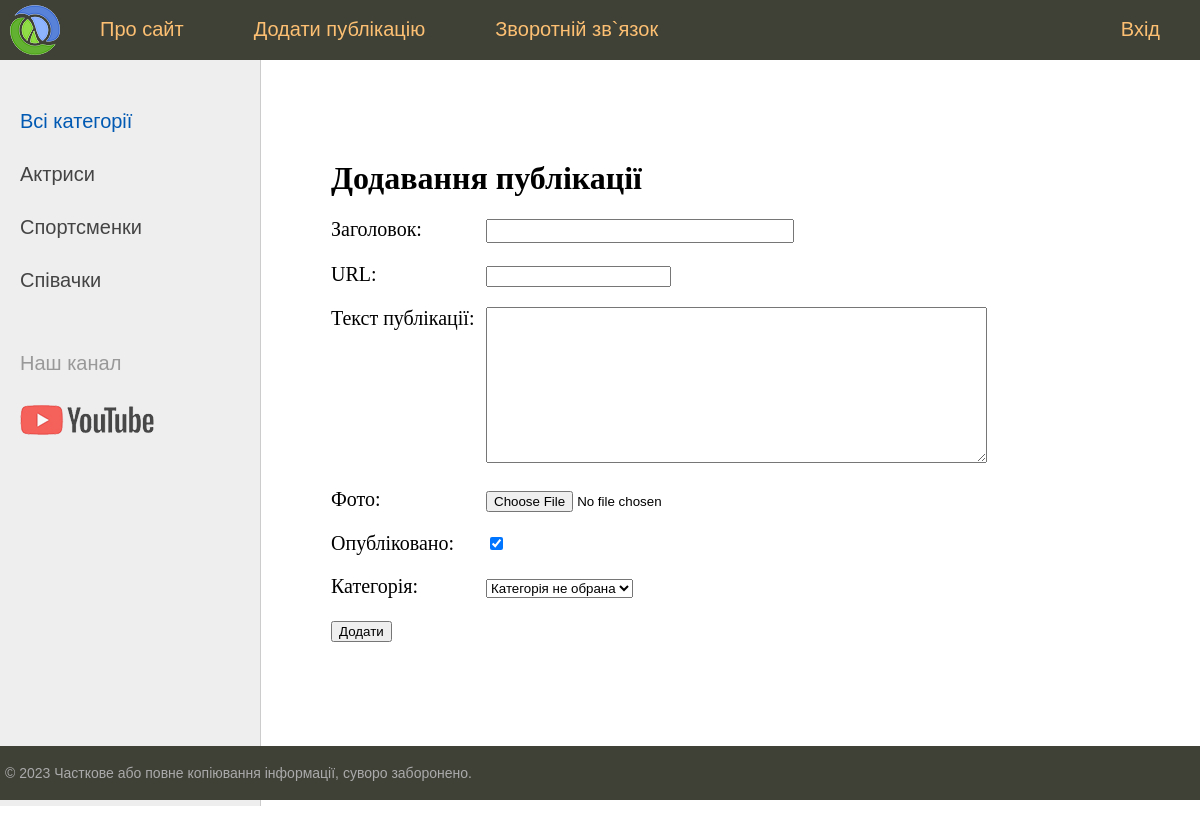
Screenshot of /addpage/ (signed in) with the database file from the repository.
### women/models.py (models this page shows)
class Category(models.Model):
    name = models.CharField(max_length=100, db_index=True, verbose_name='Категорія')
    slug = models.SlugField(max_length=255, unique=True, db_index=True, verbose_name='URL')
    def __str__(self):
        return self.name
    def get_absolute_url(self):
        return reverse('category', kwargs={'cat_slug': self.slug})
    class Meta:
        verbose_name = 'Категорія'
        verbose_name_plural = 'Категорії'
        ordering = ['id']

### women/views.py (the view)
# urls.py: path('addpage/', AddPage.as_view(), name='addpage'),
class AddPage(LoginRequiredMixin, DataMixin, CreateView):
    form_class = AddPostForm
    template_name = 'women/addpage.html'
    login_url = reverse_lazy('home')
    raise_exception = True
    def get_context_data(self, *, object_list=None, **kwargs):
        context = super().get_context_data(**kwargs)
        c_def = self.get_user_context(title='Додавання публікації')
        return dict(list(context.items()) + list(c_def.items()))

### women/forms.py (shortened to what this page needs)
class AddPostForm(forms.ModelForm):
    def __init__(self, *args, **kwargs):
        super().__init__(*args, **kwargs)
        self.fields['cat'].empty_label = "Категорія не обрана"
    class Meta:
        model = Women
        fields = ['title', 'slug', 'content', 'photo', 'is_published', 'cat']
        widgets = {
            'title': forms.TextInput(attrs={'class': 'form-input'}),
            'content': forms.Textarea(attrs={'cols': 60, 'rows': 10}),
        }

### women/utils.py (called while the page is built)
    def get_user_context(self, **kwargs):
        context = kwargs
        cats = Category.objects.annotate(Count('women'))
        user_menu = menu.copy()
        if not self.request.user.is_authenticated:
            user_menu.pop(1)
        context['menu'] = user_menu
        context['cats'] = cats
        if 'cat_selected' not in context:
            context['cat_selected'] = 0
        return context

### women/templates/women/addpage.html (shortened to what this page needs)
{% extends 'women/base.html' %}
{% block content %}
<h1>{{ title }}</h1>
<form action="{% url 'addpage' %}" method="post" enctype="multipart/form-data">
    {% for f in form %}
    <p>
        <label class="form-label" for="{{ f.id_for_label }}">
            {{ f.label }}:
        </label>
        {{ f }}
    </p>
    {% endfor %}
    <button type="submit">Додати</button>
</form>
{% endblock %}

### women/templates/women/base.html (shortened to what this page needs)
<!DOCTYPE html>
{% load static %}
{% load women_tags %}
<html>
<head>
    <link type="text/css" href="{% static 'women/css/styles.css' %}" rel="stylesheet"/>
</head>
<body>
<table class="table-page" border=0 cellpadding="0" cellspacing="0">
    <tr>
        <td valign=top>
            {% block mainmenu %}
            <div class="header">
                <ul id="mainmenu" class="mainmenu">
                    <li class="logo"><a href="{% url 'home' %}">
                        <div class="logo"></div>
                    </a></li>
                    {% for m in menu %}
                        {% if not forloop.last %}
                            <li><a href="{% url m.url_name %}">{{m.title}}</a></li>
                        {% else %}
                            <li class="last"><a href="{% url m.url_name %}">{{m.title}}</a></li>
                        {% endif %}
                    {% endfor %}
                </ul>
            </div>
            {% endblock mainmenu %}
            <table class="table-content" border=0 cellpadding="0" cellspacing="0">
                <tr>
                    <td valign="top" class="left-chapters">
                        <ul id="leftchapters">
                            {% if cat_selected == 0 %}
                                <li class="selected">Всі категорії</li>
                            {% else %}
                                <li><a href="{% url 'home' %}">Всі категорії</a></li>
                            {% endif %}
                            {% for c in cats %}
                                {% if c.women__count > 0 %}
                                    {% if c.pk == cat_selected %}
                                    <li class="selected">{{ c.name }}</li>
                                    {% else %}
                                    <li><a href="{{ c.get_absolute_url }}">{{ c.name }}</a></li>
                                    {% endif %}
                                {% endif %}
                            {% endfor %}
                            <li class="share">
                                <p>Наш канал</p>
                                <a class="share-yt"
                                   href="https://www.youtube.com/watch?v=yNycw9zhO98&list=RDyNycw9zhO98&start_radio=1"
                                   target="_blank" rel="nofollow"></a>
                            </li>
                        </ul>
                    </td>
                    <td valign="top" class="content">
                        <div class="content-text">
                            {% block content %}
                            {% endblock %}
                        </div>
                    </td>
                </tr>
            </table>
        </td>
    </tr>
    <tr>
        <td valign=top>
            <div id="footer">
                <p>&copy; 2023 Часткове або повне копіювання інформації, суворо заборонено.</p>
            </div>
        </td>
    </tr>
</table>
</body>
</html>

### women/static/women/css/styles.css (style rules this page uses)
html, body { font-family: 'Arial'; margin: 0; padding: 0; height: 100%; width: 100%; color: #444; }
a { color: #0059b2; text-decoration: none; }
.table-page { width: 100%; height: 100%; vertical-align: top; }
.table-page tr { height: 100%; }
.header { background: #3F4137; height: 60px; }
.logo { background: url('../images/logo.png') no-repeat 10px 5px; width: 70px; height: 60px; }
ul.mainmenu { list-style: none; margin: 0; padding: 0; height: 60px; color: #fdc073; font-size: 20px; overflow: hidden; }
ul.mainmenu li { float: left; margin: 18px 40px 0 30px; }
ul.mainmenu li.logo { margin: 0; }
ul.mainmenu li.last { float: right; }
ul.mainmenu li a { color: #fdc073; text-decoration: none; }
.table-content { width: 100%; min-height: 100%; height: 100%; }
.left-chapters { margin: 0; background: #eee; border-right: 1px solid #ccc; min-height: 100%; }
.left-chapters ul { width: 230px; min-height: 100%; margin: 0; padding: 20px 10px 10px 20px; list-style: none; font-size: 20px; }
.left-chapters ul li { margin: 30px 0 0 0; color: #999; }
.left-chapters ul li.selected { color: #0059b2; }
.left-chapters ul li a { color: #444; text-decoration: none; }
.left-chapters ul li.share { margin: 60px 0 0 0; }
.left-chapters ul li.share p { margin: 30px 0 30px 0; }
.left-chapters ul li.share a { display: inline-block; width: 40px; height: 40px; margin: 0 20px 0 0; }
.left-chapters ul li.share a.share-yt { width: 100%; height: 30px; background: url('../images/share_yt.png') no-repeat 0 0 }
.content { padding: 40px 20px 20px 40px; width: 100%; box-sizing: border-box; }
.content-text { margin: 60px 0 0 30px; color: #000; font-size: 20px; font-family: Yandex Sans Display Light; }
.content-text h1 { font-size: 32px; }
#footer { box-sizing: border-box; background: #3F4137; padding: 5px; color: #aaa; font-size: 14px; font-family: Verdana, Geneva, Arial, Helvetica; text-align: left; overflow: hidden; }
.form-input { width: 300px; font-size: 16px; }
.form-label { display: inline-block; min-width: 150px; vertical-align: top; }

### rows the page displays
Category: name "Актриси"
Category: name "Спортсменки"
Category: name "Співачки"

### other values shown
{{ m.title }} "Про сайт" "Додати публікацію" "Зворотній зв`язок"
{{ m.title }} "Вхід"
{{ title }} "Додавання публікації"
{{ f.label }} "Заголовок" "URL" "Текст публікації" "Фото" "Опубліковано" "Категорія"
